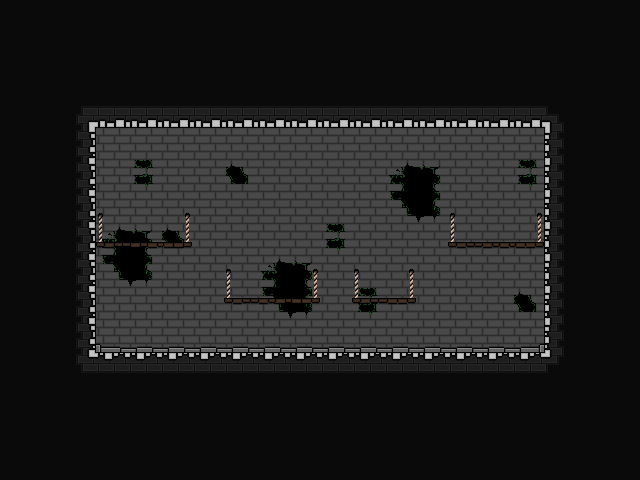

A level layout from a 2D game, rendered from its tile map. Below: a short description, then the map file with its tile-grid data intact:
An orthogonal 20x15 tile map with 32x32 px tiles, 4 tile layers (Background, Walls, Platforms, PlatformsPlaceholder), 3 tilesets and 16 objects.

<map version="1.9" tiledversion="1.9.2" orientation="orthogonal" renderorder="left-up" width="20" height="15" tilewidth="32" tileheight="32" infinite="0" nextlayerid="19" nextobjectid="33">
 <editorsettings>
  <export target="../JSON/map_floor_09.tmj" format="json" />
 </editorsettings>
 <tileset firstgid="1" name="prototype_tileset" tilewidth="32" tileheight="32" tilecount="128" columns="16">
  <image source="../prototype_tileset.png" width="512" height="256" />
 </tileset>
 <tileset firstgid="129" name="playerSketch" tilewidth="32" tileheight="32" tilecount="16" columns="8">
  <image source="../../../Documentation/Recherches/playerSketch.png" width="256" height="64" />
 </tileset>
 <tileset firstgid="145" name="tileset" tilewidth="32" tileheight="32" tilecount="64" columns="8">
  <image source="../tileset.png" width="256" height="256" />
  <tile id="0">
   <properties>
    <property name="collides" type="bool" value="true" />
   </properties>
  </tile>
  <tile id="1">
   <properties>
    <property name="collides" type="bool" value="true" />
   </properties>
  </tile>
  <tile id="2">
   <properties>
    <property name="collides" type="bool" value="true" />
   </properties>
  </tile>
  <tile id="3">
   <properties>
    <property name="collides" type="bool" value="false" />
   </properties>
  </tile>
  <tile id="4">
   <properties>
    <property name="collides" type="bool" value="false" />
   </properties>
  </tile>
  <tile id="5">
   <properties>
    <property name="collides" type="bool" value="false" />
   </properties>
  </tile>
  <tile id="6">
   <properties>
    <property name="collides" type="bool" value="false" />
   </properties>
  </tile>
  <tile id="7">
   <properties>
    <property name="collides" type="bool" value="false" />
   </properties>
  </tile>
  <tile id="8">
   <properties>
    <property name="collides" type="bool" value="true" />
   </properties>
  </tile>
  <tile id="9">
   <properties>
    <property name="collides" type="bool" value="false" />
   </properties>
  </tile>
  <tile id="10">
   <properties>
    <property name="collides" type="bool" value="true" />
   </properties>
  </tile>
  <tile id="11">
   <properties>
    <property name="collides" type="bool" value="false" />
   </properties>
  </tile>
  <tile id="12">
   <properties>
    <property name="collides" type="bool" value="false" />
   </properties>
  </tile>
  <tile id="13">
   <properties>
    <property name="collides" type="bool" value="false" />
   </properties>
  </tile>
  <tile id="14">
   <properties>
    <property name="collides" type="bool" value="false" />
   </properties>
  </tile>
  <tile id="15">
   <properties>
    <property name="collides" type="bool" value="false" />
   </properties>
  </tile>
  <tile id="16">
   <properties>
    <property name="collides" type="bool" value="true" />
   </properties>
  </tile>
  <tile id="17">
   <properties>
    <property name="collides" type="bool" value="true" />
   </properties>
  </tile>
  <tile id="18">
   <properties>
    <property name="collides" type="bool" value="true" />
   </properties>
  </tile>
  <tile id="19">
   <properties>
    <property name="collides" type="bool" value="false" />
   </properties>
  </tile>
  <tile id="20">
   <properties>
    <property name="collides" type="bool" value="false" />
   </properties>
  </tile>
  <tile id="21">
   <properties>
    <property name="collides" type="bool" value="false" />
   </properties>
  </tile>
  <tile id="22">
   <properties>
    <property name="collides" type="bool" value="false" />
   </properties>
  </tile>
  <tile id="23">
   <properties>
    <property name="collides" type="bool" value="false" />
   </properties>
  </tile>
  <tile id="24">
   <properties>
    <property name="collides" type="bool" value="false" />
   </properties>
  </tile>
  <tile id="25">
   <properties>
    <property name="collides" type="bool" value="false" />
   </properties>
  </tile>
  <tile id="26">
   <properties>
    <property name="collides" type="bool" value="false" />
   </properties>
  </tile>
  <tile id="27">
   <properties>
    <property name="collides" type="bool" value="false" />
   </properties>
  </tile>
  <tile id="28">
   <properties>
    <property name="collides" type="bool" value="false" />
   </properties>
  </tile>
  <tile id="29">
   <properties>
    <property name="collides" type="bool" value="false" />
   </properties>
  </tile>
  <tile id="30">
   <properties>
    <property name="collides" type="bool" value="false" />
   </properties>
  </tile>
  <tile id="31">
   <properties>
    <property name="collides" type="bool" value="false" />
   </properties>
  </tile>
  <tile id="32">
   <properties>
    <property name="collides" type="bool" value="false" />
   </properties>
  </tile>
  <tile id="33">
   <properties>
    <property name="collides" type="bool" value="false" />
   </properties>
  </tile>
  <tile id="34">
   <properties>
    <property name="collides" type="bool" value="false" />
   </properties>
  </tile>
  <tile id="35">
   <properties>
    <property name="collides" type="bool" value="false" />
   </properties>
  </tile>
  <tile id="36">
   <properties>
    <property name="collides" type="bool" value="false" />
   </properties>
  </tile>
  <tile id="37">
   <properties>
    <property name="collides" type="bool" value="false" />
   </properties>
  </tile>
  <tile id="38">
   <properties>
    <property name="collides" type="bool" value="false" />
   </properties>
  </tile>
  <tile id="39">
   <properties>
    <property name="collides" type="bool" value="false" />
   </properties>
  </tile>
  <tile id="40">
   <properties>
    <property name="collides" type="bool" value="false" />
   </properties>
  </tile>
  <tile id="41">
   <properties>
    <property name="collides" type="bool" value="false" />
   </properties>
  </tile>
  <tile id="42">
   <properties>
    <property name="collides" type="bool" value="false" />
   </properties>
  </tile>
  <tile id="43">
   <properties>
    <property name="collides" type="bool" value="false" />
   </properties>
  </tile>
  <tile id="44">
   <properties>
    <property name="collides" type="bool" value="false" />
   </properties>
  </tile>
  <tile id="45">
   <properties>
    <property name="collides" type="bool" value="false" />
   </properties>
  </tile>
  <tile id="46">
   <properties>
    <property name="collides" type="bool" value="false" />
   </properties>
  </tile>
  <tile id="47">
   <properties>
    <property name="collides" type="bool" value="false" />
   </properties>
  </tile>
  <tile id="48">
   <properties>
    <property name="collides" type="bool" value="false" />
   </properties>
  </tile>
  <tile id="49">
   <properties>
    <property name="collides" type="bool" value="false" />
   </properties>
  </tile>
  <tile id="50">
   <properties>
    <property name="collides" type="bool" value="false" />
   </properties>
  </tile>
  <tile id="51">
   <properties>
    <property name="collides" type="bool" value="false" />
   </properties>
  </tile>
  <tile id="52">
   <properties>
    <property name="collides" type="bool" value="false" />
   </properties>
  </tile>
  <tile id="53">
   <properties>
    <property name="collides" type="bool" value="false" />
   </properties>
  </tile>
  <tile id="54">
   <properties>
    <property name="collides" type="bool" value="false" />
   </properties>
  </tile>
  <tile id="55">
   <properties>
    <property name="collides" type="bool" value="false" />
   </properties>
  </tile>
  <tile id="56">
   <properties>
    <property name="collides" type="bool" value="false" />
   </properties>
  </tile>
  <tile id="57">
   <properties>
    <property name="collides" type="bool" value="false" />
   </properties>
  </tile>
  <tile id="58">
   <properties>
    <property name="collides" type="bool" value="false" />
   </properties>
  </tile>
  <tile id="59">
   <properties>
    <property name="collides" type="bool" value="false" />
   </properties>
  </tile>
  <tile id="60">
   <properties>
    <property name="collides" type="bool" value="false" />
   </properties>
  </tile>
  <tile id="61">
   <properties>
    <property name="collides" type="bool" value="false" />
   </properties>
  </tile>
  <tile id="62">
   <properties>
    <property name="collides" type="bool" value="false" />
   </properties>
  </tile>
  <tile id="63">
   <properties>
    <property name="collides" type="bool" value="false" />
   </properties>
  </tile>
 </tileset>
 <layer id="14" name="Background" width="20" height="15">
  <data encoding="csv">
154,154,154,154,154,154,154,154,154,154,154,154,154,154,154,154,154,154,154,154,
154,154,154,154,154,154,154,154,154,154,154,154,154,154,154,154,154,154,154,154,
154,154,154,154,154,154,154,154,154,154,154,154,154,154,154,154,154,154,154,154,
154,154,154,154,154,154,154,154,154,154,154,154,154,154,154,154,154,154,154,154,
154,154,154,0,0,0,0,0,0,0,0,0,0,0,0,0,0,154,154,154,
154,154,154,0,0,0,0,0,0,0,0,0,0,0,0,0,0,154,154,154,
154,154,154,0,0,0,0,0,0,0,0,0,0,0,0,0,0,154,154,154,
154,154,154,0,0,0,0,0,0,0,0,0,0,0,0,0,0,154,154,154,
154,154,154,0,0,0,0,0,0,0,0,0,0,0,0,0,0,154,154,154,
154,154,154,0,0,0,0,0,0,0,0,0,0,0,0,0,0,154,154,154,
154,154,154,0,0,0,0,0,0,0,0,0,0,0,0,0,0,154,154,154,
154,154,154,154,154,154,154,154,154,154,154,154,154,154,154,154,154,154,154,154,
154,154,154,154,154,154,154,154,154,154,154,154,154,154,154,154,154,154,154,154,
154,154,154,154,154,154,154,154,154,154,154,154,154,154,154,154,154,154,154,154,
154,154,154,154,154,154,154,154,154,154,154,154,154,154,154,154,154,154,154,154
</data>
 </layer>
 <layer id="3" name="Walls" width="20" height="15">
  <data encoding="csv">
0,0,0,0,0,0,0,0,0,0,0,0,0,0,0,0,0,0,0,0,
0,0,0,0,0,0,0,0,0,0,0,0,0,0,0,0,0,0,0,0,
0,0,0,0,0,0,0,0,0,0,0,0,0,0,0,0,0,0,0,0,
0,0,0,0,0,0,0,0,0,0,0,0,0,0,0,0,0,0,0,0,
0,0,0,149,149,149,149,149,149,149,149,149,149,149,149,149,149,0,0,0,
0,0,0,149,150,149,149,148,149,149,149,149,151,152,149,149,150,0,0,0,
0,0,0,149,149,149,149,149,149,149,149,149,159,160,149,149,149,0,0,0,
0,0,0,151,152,148,149,149,149,149,150,149,149,149,149,149,149,0,0,0,
0,0,0,159,160,149,149,149,151,152,149,149,149,149,149,149,149,0,0,0,
0,0,0,149,149,149,149,149,159,160,149,150,149,149,149,149,148,0,0,0,
0,0,0,156,157,157,157,157,157,157,157,157,157,157,157,157,158,0,0,0,
0,0,0,0,0,0,0,0,0,0,0,0,0,0,0,0,0,0,0,0,
0,0,0,0,0,0,0,0,0,0,0,0,0,0,0,0,0,0,0,0,
0,0,0,0,0,0,0,0,0,0,0,0,0,0,0,0,0,0,0,0,
0,0,0,0,0,0,0,0,0,0,0,0,0,0,0,0,0,0,0,0
</data>
 </layer>
 <layer id="13" name="Platforms" width="20" height="15">
  <data encoding="csv">
0,0,0,0,0,0,0,0,0,0,0,0,0,0,0,0,0,0,0,0,
0,0,0,0,0,0,0,0,0,0,0,0,0,0,0,0,0,0,0,0,
0,0,0,0,0,0,0,0,0,0,0,0,0,0,0,0,0,0,0,0,
0,0,145,146,146,146,146,146,146,146,146,146,146,146,146,146,146,147,0,0,
0,0,153,0,0,0,0,0,0,0,0,0,0,0,0,0,0,155,0,0,
0,0,153,0,0,0,0,0,0,0,0,0,0,0,0,0,0,155,0,0,
0,0,153,0,0,0,0,0,0,0,0,0,0,0,0,0,0,155,0,0,
0,0,153,0,0,0,0,0,0,0,0,0,0,0,0,0,0,155,0,0,
0,0,153,0,0,0,0,0,0,0,0,0,0,0,0,0,0,155,0,0,
0,0,153,0,0,0,0,0,0,0,0,0,0,0,0,0,0,155,0,0,
0,0,153,0,0,0,0,0,0,0,0,0,0,0,0,0,0,155,0,0,
0,0,161,162,162,162,162,162,162,162,162,162,162,162,162,162,162,163,0,0,
0,0,0,0,0,0,0,0,0,0,0,0,0,0,0,0,0,0,0,0,
0,0,0,0,0,0,0,0,0,0,0,0,0,0,0,0,0,0,0,0,
0,0,0,0,0,0,0,0,0,0,0,0,0,0,0,0,0,0,0,0
</data>
 </layer>
 <layer id="17" name="PlatformsPlaceholder" width="20" height="15">
  <data encoding="csv">
0,0,0,0,0,0,0,0,0,0,0,0,0,0,0,0,0,0,0,0,
0,0,0,0,0,0,0,0,0,0,0,0,0,0,0,0,0,0,0,0,
0,0,0,0,0,0,0,0,0,0,0,0,0,0,0,0,0,0,0,0,
0,0,0,0,0,0,0,0,0,0,0,0,0,0,0,0,0,0,0,0,
0,0,0,0,0,0,0,0,0,0,0,0,0,0,0,0,0,0,0,0,
0,0,0,0,0,0,0,0,0,0,0,0,0,0,0,0,0,0,0,0,
0,0,0,73,74,75,0,0,0,0,0,0,0,0,73,74,75,0,0,0,
0,0,0,89,90,91,0,0,0,0,0,0,0,0,89,90,91,0,0,0,
0,0,0,0,0,0,0,60,61,62,0,60,62,0,0,0,0,0,0,0,
0,0,0,0,0,0,0,76,77,78,0,76,78,0,0,0,0,0,0,0,
0,0,0,0,0,0,0,0,0,0,0,0,0,0,0,0,0,0,0,0,
0,0,0,0,0,0,0,0,0,0,0,0,0,0,0,0,0,0,0,0,
0,0,0,0,0,0,0,0,0,0,0,0,0,0,0,0,0,0,0,0,
0,0,0,0,0,0,0,0,0,0,0,0,0,0,0,0,0,0,0,0,
0,0,0,0,0,0,0,0,0,0,0,0,0,0,0,0,0,0,0,0
</data>
 </layer>
 <objectgroup id="16" name="Platforms">
  <object id="11" x="352" y="298" width="64" height="6" />
  <object id="18" x="448" y="242" width="96" height="6" />
  <object id="26" x="96" y="242" width="96" height="6" />
  <object id="27" x="224" y="298" width="96" height="6" />
 </objectgroup>
 <objectgroup id="11" name="Interact">
  <object id="3" x="448" y="288" width="64" height="64">
   <properties>
    <property name="opened" type="bool" value="false" />
    <property name="type" value="door" />
   </properties>
  </object>
  <object id="6" x="208" y="320">
   <properties>
    <property name="intensity" type="int" value="1" />
    <property name="type" value="torch" />
   </properties>
   <point />
  </object>
  <object id="7" x="432" y="320">
   <properties>
    <property name="intensity" type="int" value="1" />
    <property name="type" value="torch" />
   </properties>
   <point />
  </object>
  <object id="9" x="112" y="320">
   <properties>
    <property name="intensity" type="int" value="1" />
    <property name="type" value="torch" />
   </properties>
   <point />
  </object>
  <object id="10" x="528" y="320">
   <properties>
    <property name="intensity" type="int" value="1" />
    <property name="type" value="torch" />
   </properties>
   <point />
  </object>
  <object id="19" x="128" y="288" width="64" height="64">
   <properties>
    <property name="opened" type="bool" value="false" />
    <property name="type" value="decorativeDoor" />
   </properties>
  </object>
  <object id="28" x="384" y="272">
   <properties>
    <property name="intensity" type="int" value="1" />
    <property name="type" value="torch" />
   </properties>
   <point />
  </object>
  <object id="29" x="144" y="216">
   <properties>
    <property name="intensity" type="int" value="1" />
    <property name="type" value="torch" />
   </properties>
   <point />
  </object>
  <object id="30" x="496" y="216">
   <properties>
    <property name="intensity" type="int" value="1" />
    <property name="type" value="torch" />
   </properties>
   <point />
  </object>
 </objectgroup>
 <objectgroup id="12" name="Spawns">
  <object id="5" x="160" y="352">
   <properties>
    <property name="type" value="player" />
   </properties>
   <point />
  </object>
  <object id="31" x="96" y="128" width="448" height="224">
   <properties>
    <property name="type" value="enemies" />
   </properties>
  </object>
 </objectgroup>
 <objectgroup id="18" name="UI">
  <object id="32" x="320" y="128">
   <properties>
    <property name="type" value="uiOrigin" />
   </properties>
   <point />
  </object>
 </objectgroup>
</map>
